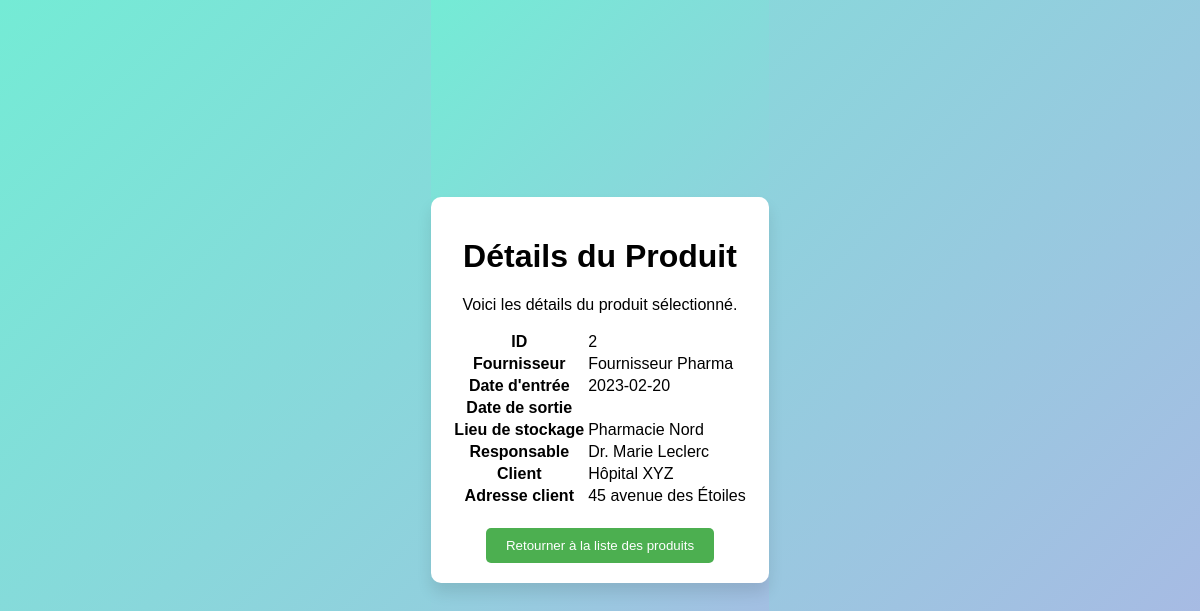
The page /détails.php?id=2 on the database its author committed.
### tables this page shows
CREATE TABLE `pharmacie` (
  `id` int(11) NOT NULL,
  `nom_produit` varchar(100) NOT NULL,
  `description` text DEFAULT NULL,
  `prix` decimal(10,2) NOT NULL,
  `quantite` int(11) NOT NULL,
  `date_expiration` date DEFAULT NULL,
  `fournisseur` varchar(100) DEFAULT NULL,
  `fabricant` varchar(100) DEFAULT NULL,
  `categorie` varchar(50) DEFAULT NULL,
  `date_entree` date DEFAULT NULL,
  `date_sortie` date DEFAULT NULL,
  `lieu_stockage` varchar(100) DEFAULT NULL,
  `pharmacien_responsable` varchar(100) DEFAULT NULL,
  `client` varchar(100) DEFAULT NULL,
  `adresse_client` varchar(255) DEFAULT NULL,
  `telephone_client` varchar(20) DEFAULT NULL
);

### détails.php (the view, shortened to what this page needs)
<?php
$servername = '127.0.0.1';
$username = 'root';
$password = '';
$dbname = 'formation';
$charset = 'utf8mb4';
$connection_string = "mysql:host=$servername;dbname=$dbname;charset=$charset";
$options = [
    PDO::ATTR_ERRMODE => PDO::ERRMODE_EXCEPTION,
    PDO::ATTR_DEFAULT_FETCH_MODE => PDO::FETCH_ASSOC,
];
try {
    $pdo = new PDO($connection_string, $username, $password, $options);
    $id = isset($_GET['id']) ? (int)$_GET['id'] : 0;
    $sql = "SELECT * FROM pharmacie WHERE id = :id";
    $stmt = $pdo->prepare($sql);
    $stmt->execute(['id' => $id]);
    $details = $stmt->fetch();
} catch (PDOException $e) {
    echo "Erreur de connexion : " . $e->getMessage();
    exit;
}
?>
    <link rel="stylesheet" href="style3.css">
</head>
<body>
    <div class="ContainerPrincipal">
        <h1>Détails du Produit</h1>
        <p>Voici les détails du produit sélectionné.</p>
        <div class="produit-details">
            <table>
                <tr>
                    <th>ID</th>
                    <td><?php echo $details["id"]; ?></td>
                </tr>
                <tr>
                    <th>Fournisseur</th>
                    <td><?php echo $details["fournisseur"]; ?></td>
                </tr>
                <tr>
                    <th>Date d'entrée</th>
                    <td><?php echo $details["date_entree"]; ?></td>
                </tr>
                <tr>
                    <th>Date de sortie</th>
                    <td><?php echo $details["date_sortie"]; ?></td>
                </tr>
                <tr>
                    <th>Lieu de stockage</th>
                    <td><?php echo $details["lieu_stockage"]; ?></td>
                </tr>
                <tr>
                    <th>Responsable</th>
                    <td><?php echo $details["pharmacien_responsable"]; ?></td>
                </tr>
                <tr>
                    <th>Client</th>
                    <td><?php echo $details["client"]; ?></td>
                </tr>
                <tr>
                    <th>Adresse client</th>
                    <td><?php echo $details["adresse_client"]; ?></td>
                </tr>
            </table>
        </div>
        <div class="button-container">
            <button class="return-button" onclick="window.location.href='temp.php'">Retourner à la liste des produits</button>
        </div>
    </div>
</body>

### style3.css (style rules this page uses)
html, body { height: 100%; margin: 0; font-family: 'Arial', sans-serif; display: flex; justify-content: center; align-items: center; background: linear-gradient(135deg, #74ebd5, #acb6e5); }
.ContainerPrincipal { width: 100%; max-width: 1200px; padding: 20px; background: #ffffff; border-radius: 10px; box-shadow: 0 10px 15px rgba(0, 0, 0, 0.1); text-align: center; margin-bottom: 20px; }
.button-container { text-align: center; margin-top: 20px; }
.return-button { padding: 10px 20px; background-color: #4CAF50; color: white; border: none; cursor: pointer; border-radius: 5px; text-decoration: none; }

### rows shown on the page
pharmacie: id "2", fournisseur "Fournisseur Pharma", date_entree "2023-02-20", lieu_stockage "Pharmacie Nord", pharmacien_responsable "Dr. Marie Leclerc", client "Hôpital XYZ", adresse_client "45 avenue des Étoiles"
